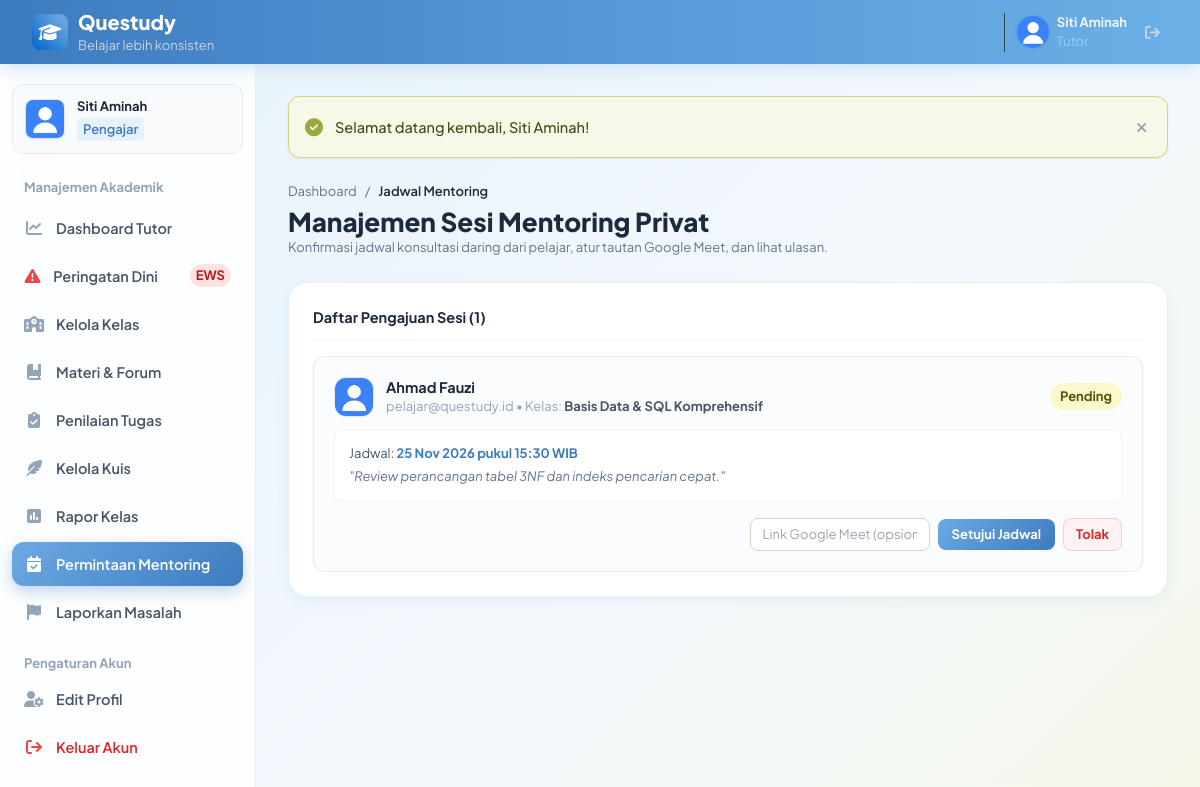
Page /pengajar/booking.php (signed in) on the committed database.
### tables this page shows
CREATE TABLE `booking_tutor` (
  `id_booking` INT AUTO_INCREMENT PRIMARY KEY,
  `id_mahasiswa` INT NOT NULL,
  `id_tutor` INT NOT NULL,
  `id_kelas` INT NULL,
  `tanggal_sesi` DATE NOT NULL,
  `jam_sesi` TIME NOT NULL,
  `link_meeting` VARCHAR(255) NULL,
  `catatan` TEXT NULL,
  `status` ENUM('pending','disetujui','selesai','dibatalkan') DEFAULT 'pending',
  `rating` INT NULL,
  `ulasan` TEXT NULL,
  `alasan_batal` VARCHAR(255) NULL,
  CONSTRAINT `fk_booking_mahasiswa` FOREIGN KEY (`id_mahasiswa`) REFERENCES `users` (`id_user`) ON DELETE CASCADE,
  CONSTRAINT `fk_booking_tutor` FOREIGN KEY (`id_tutor`) REFERENCES `users` (`id_user`) ON DELETE CASCADE,
  CONSTRAINT `fk_booking_kelas` FOREIGN KEY (`id_kelas`) REFERENCES `kelas` (`id_kelas`) ON DELETE SET NULL
);

CREATE TABLE `users` (
  `id_user` INT AUTO_INCREMENT PRIMARY KEY,
  `nama` VARCHAR(100) NOT NULL,
  `email` VARCHAR(100) NOT NULL UNIQUE,
  `password` VARCHAR(255) NOT NULL,
  `role` ENUM('admin','pengajar','pelajar') NOT NULL,
  `status_akun` ENUM('aktif','nonaktif','pending') DEFAULT 'aktif',
  `keahlian` VARCHAR(255) NULL,
  `deskripsi_tutor` TEXT NULL,
  `portofolio_url` VARCHAR(255) NULL,
  `foto_profil` VARCHAR(255) DEFAULT 'default.png',
  `xp` INT DEFAULT 0,
  `level` INT DEFAULT 1,
  `streak_harian` INT DEFAULT 1,
  `last_login` DATETIME NULL,
  `created_at` TIMESTAMP DEFAULT CURRENT_TIMESTAMP
);

CREATE TABLE `kelas` (
  `id_kelas` INT AUTO_INCREMENT PRIMARY KEY,
  `id_pengajar` INT NOT NULL,
  `kode_kelas` VARCHAR(10) NOT NULL UNIQUE,
  `nama_kelas` VARCHAR(150) NOT NULL,
  `deskripsi` TEXT NULL,
  `kategori` VARCHAR(50) NOT NULL DEFAULT 'Lainnya',
  `tingkat` ENUM('pemula','menengah','lanjut') NOT NULL DEFAULT 'pemula',
  `kuota` INT NOT NULL DEFAULT 20,
  `created_at` TIMESTAMP DEFAULT CURRENT_TIMESTAMP,
  CONSTRAINT `fk_kelas_pengajar` FOREIGN KEY (`id_pengajar`) REFERENCES `users` (`id_user`) ON DELETE CASCADE
);

### config/koneksi.php (called while the page is built, shortened)
<?php
function base_url($path = '') {
    $docRoot = str_replace('\\', '/', $_SERVER['DOCUMENT_ROOT'] ?? '');
    $projectDir = str_replace('\\', '/', dirname(__DIR__));
    $relPath = str_replace($docRoot, '', $projectDir);
    $base = '/' . trim($relPath, '/');
    if ($base === '/') {
        $base = '';
    }
    $path = ltrim($path, '/');
    return ($base ? $base . '/' : '/') . $path;
}
function e($string) {
    return htmlspecialchars((string)($string ?? ''), ENT_QUOTES, 'UTF-8');
}

### pengajar/booking.php (the view, shortened to what this page needs)
<?php
require_once BASE_PATH . '/config/koneksi.php';
$userId = $_SESSION['id_user'];
$stmtBookings = $conn->prepare("
    SELECT b.*, u.nama AS nama_mahasiswa, u.email AS email_mahasiswa, u.foto_profil AS foto_mahasiswa, k.nama_kelas
    FROM booking_tutor b
    JOIN users u ON b.id_mahasiswa = u.id_user
    LEFT JOIN kelas k ON b.id_kelas = k.id_kelas
    WHERE b.id_tutor = ?
    ORDER BY b.tanggal_sesi DESC, b.jam_sesi DESC
");
$stmtBookings->execute([$userId]);
$bookings = $stmtBookings->fetchAll();
require_once BASE_PATH . '/includes/layout_header.php';
?>
<div class="space-y-1 mb-6">
    <div class="flex items-center gap-2 text-xs text-slate-500">
        <a href="<?= base_url('pengajar/dashboard.php'); ?>" class="hover:text-[#0066CC]">Dashboard</a>
        <span>/</span>
        <span class="text-slate-800 font-semibold">Jadwal Mentoring</span>
    </div>
    <div class="flex flex-col sm:flex-row sm:items-center sm:justify-between gap-3">
        <div>
            <h1 class="text-2xl font-extrabold text-slate-800">Manajemen Sesi Mentoring Privat</h1>
            <p class="text-xs text-slate-500">Konfirmasi jadwal konsultasi daring dari pelajar, atur tautan Google Meet, dan lihat ulasan.</p>
        </div>
    </div>
</div>
<div class="bg-white rounded-xl border border-[#E2E8F0] shadow-sm p-6 space-y-4">
    <div class="flex items-center justify-between pb-3 border-b border-slate-100">
        <h2 class="text-sm font-bold text-slate-800">Daftar Pengajuan Sesi (<?= count($bookings); ?>)</h2>
    </div>
    <?php if (empty($bookings)): ?>
        <div class="text-center py-12 text-slate-400">
            <i class="fa-solid fa-handshake-angle text-4xl mb-3 block"></i>
            <h3 class="text-sm font-bold text-slate-700">Belum Ada Permintaan Mentoring</h3>
            <p class="text-xs text-slate-400 mt-1">Permintaan konsultasi privat dari pelajar akan ditampilkan di sini.</p>
        </div>
    <?php else: ?>
        <div class="space-y-4">
            <?php foreach ($bookings as $b): ?>
                <?php
                    $badgeInfo = [
                        'pending'   => ['bg' => 'bg-amber-100', 'text' => 'text-amber-800', 'label' => 'Pending'],
                        'disetujui' => ['bg' => 'bg-blue-100',  'text' => 'text-[#0066CC]',  'label' => 'Disetujui'],
                        'selesai'   => ['bg' => 'bg-emerald-100', 'text' => 'text-emerald-800', 'label' => 'Selesai'],
                        'dibatalkan'=> ['bg' => 'bg-red-100',    'text' => 'text-red-700',    'label' => 'Dibatalkan'],
                    ][$b['status']] ?? ['bg' => 'bg-slate-100', 'text' => 'text-slate-600', 'label' => $b['status']];
                ?>
                <div class="p-5 rounded-xl border border-slate-200/80 bg-slate-50/50 hover:bg-slate-50 transition space-y-3">
                    <div class="flex flex-col sm:flex-row sm:items-center justify-between gap-3">
                        <div class="flex items-center gap-3">
                            <img src="<?= base_url('uploads/profil/' . e($b['foto_mahasiswa'])); ?>" class="w-10 h-10 rounded-xl object-cover border" onerror="this.src='https://ui-avatars.com/api/?name=<?= urlencode($b['nama_mahasiswa']); ?>&background=0066CC&color=fff';">
                            <div>
                                <h3 class="text-sm font-bold text-slate-800"><?= e($b['nama_mahasiswa']); ?></h3>
                                <p class="text-xs text-slate-400"><?= e($b['email_mahasiswa']); ?> &bull; Kelas: <strong class="text-slate-600"><?= e($b['nama_kelas'] ?: 'Privat Mandiri'); ?></strong></p>
                            </div>
                        </div>
                        <span class="px-2.5 py-1 rounded-full text-xs font-bold <?= $badgeInfo['bg']; ?> <?= $badgeInfo['text']; ?>">
                            <?= $badgeInfo['label']; ?>
                        </span>
                    </div>
                    <div class="text-xs text-slate-600 bg-white p-3.5 rounded-lg border border-slate-100 space-y-1">
                        <div>Jadwal: <strong class="text-[#0066CC]"><?= date('d M Y', strtotime($b['tanggal_sesi'])); ?> pukul <?= date('H:i', strtotime($b['jam_sesi'])); ?> WIB</strong></div>
                        <?php if (!empty($b['catatan'])): ?>
                            <p class="text-slate-500 italic">"<?= e($b['catatan']); ?>"</p>
                        <?php endif; ?>
                    </div>
                    <div class="flex flex-wrap items-center justify-between gap-3 pt-1">
                        <div class="flex items-center gap-2">
                            <?php if ($b['status'] === 'pending'): ?>
                                <form action="" method="POST" class="flex items-center gap-2">
                                    <input type="url" name="link_meeting" placeholder="Link Google Meet (opsional)" class="px-3 py-1.5 text-xs rounded-lg border border-slate-300">
                                    <button type="submit" class="px-3.5 py-1.5 rounded-lg bg-[#0066CC] hover:bg-[#0052A3] text-white text-xs font-bold transition">
                                        Setujui Jadwal
                                    </button>
                                </form>
                                <form action="" method="POST" onsubmit="return confirm('Tolak permohonan ini?');">
                                    <button type="submit" class="px-3 py-1.5 rounded-lg bg-red-50 hover:bg-red-100 text-red-600 text-xs font-bold border border-red-200 transition">
                                        Tolak
                                    </button>
                                </form>
                            <?php endif; ?>
                        </div>
                    </div>
                </div>
            <?php endforeach; ?>
        </div>
    <?php endif; ?>
</div>
<?php require_once BASE_PATH . '/includes/layout_footer.php'; ?>

### includes/layout_header.php (style rules this page uses)
body { font-family: 'Plus Jakarta Sans', sans-serif; background-color: #F4F6F9; }
html { scroll-behavior: smooth; }
body, input, button, select, textarea { font-family: 'Plus Jakarta Sans', sans-serif !important; }
body { font-size: 15px; line-height: 1.6; color: #1E293B; background: linear-gradient(135deg, #E6F1FA 0%, #F4F9FD 55%, #F3F7E4 100%) fixed !important; }
.text-\[10px\], .text-\[11px\], .text-xs { font-size: 13px !important; line-height: 1.5 !important; }
.text-sm { font-size: 14.5px !important; }
.text-2xl { font-size: 26px !important; line-height: 1.25 !important; }
.font-black, .font-extrabold { font-weight: 800 !important; }
.bg-\[\#0066CC\] { background-color: #3D7BBF !important; background-image: linear-gradient(135deg, #6CA9E4, #3D7BBF) !important; color: #fff !important; }
.text-\[\#0066CC\] { color: #3D7BBF !important; }
main .bg-white.rounded-xl { border-radius: 20px !important; border-color: rgba(190, 216, 241, .35) !important; box-shadow: 0 4px 14px rgba(61, 123, 191, .08) !important; transition: transform .2s ease, box-shadow .2s ease; }
main button, main a.rounded-xl, main a.rounded-lg { transition: all .18s ease; }
main input, main select, main textarea { transition: border-color .15s ease, box-shadow .15s ease; }

### rows in the picture
booking_tutor: id_mahasiswa.foto_profil (placeholder picture), id_mahasiswa.nama "Ahmad Fauzi", id_mahasiswa.email "pelajar@questudy.id", id_kelas.nama_kelas "Basis Data & SQL Komprehensif", status "Pending", tanggal_sesi "25 Nov 2026", jam_sesi "15:30", catatan "Review perancangan tabel 3NF dan indeks pencarian cepat."

### other values in the picture
$user_nama "Siti Aminah"
$user_role "Pengajar"
$flash['message'] "Selamat datang kembali, Siti Aminah!"
count($bookings) "1"
